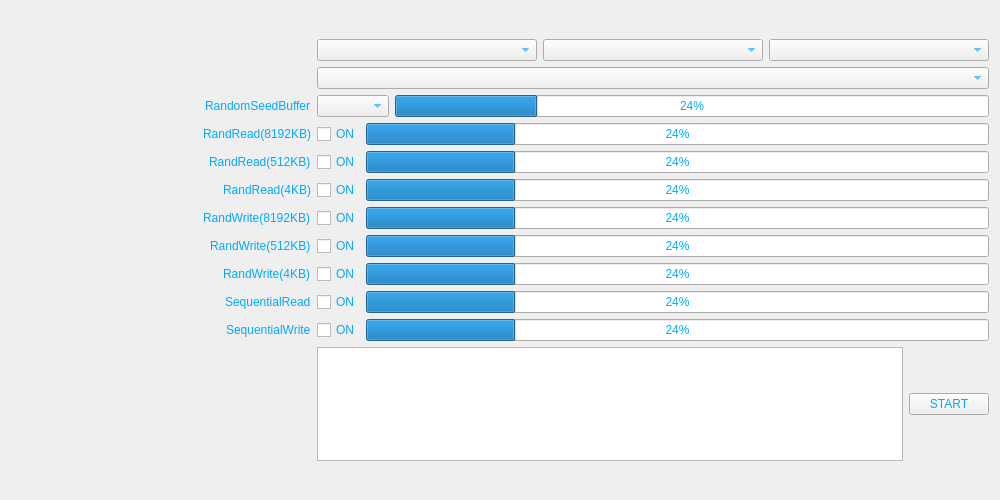
<?xml version="1.0" encoding="UTF-8"?>
<ui version="4.0">
 <class>BenchmarkWidget</class>
 <widget class="QWidget" name="BenchmarkWidget">
  <property name="geometry">
   <rect>
    <x>0</x>
    <y>0</y>
    <width>1000</width>
    <height>500</height>
   </rect>
  </property>
  <property name="maximumSize">
   <size>
    <width>1000</width>
    <height>500</height>
   </size>
  </property>
  <property name="windowTitle">
   <string>Form</string>
  </property>
  <property name="styleSheet">
   <string notr="true">color: rgb(0, 170, 255);</string>
  </property>
  <property name="locale">
   <locale language="English" country="UnitedStates"/>
  </property>
  <layout class="QFormLayout" name="formLayout">
   <property name="labelAlignment">
    <set>Qt::AlignRight|Qt::AlignTrailing|Qt::AlignVCenter</set>
   </property>
   <property name="formAlignment">
    <set>Qt::AlignLeading|Qt::AlignLeft|Qt::AlignTop</set>
   </property>
   <item row="0" column="0" colspan="2">
    <spacer name="verticalSpacer_2">
     <property name="orientation">
      <enum>Qt::Vertical</enum>
     </property>
     <property name="sizeHint" stdset="0">
      <size>
       <width>20</width>
       <height>100</height>
      </size>
     </property>
    </spacer>
   </item>
   <item row="1" column="1">
    <layout class="QHBoxLayout" name="horizontalLayout">
     <item>
      <widget class="QComboBox" name="comboThread"/>
     </item>
     <item>
      <widget class="QComboBox" name="comboStrength"/>
     </item>
     <item>
      <widget class="QComboBox" name="comboLoop"/>
     </item>
    </layout>
   </item>
   <item row="2" column="1">
    <layout class="QVBoxLayout" name="verticalLayout12">
     <item>
      <widget class="QComboBox" name="comboModel"/>
     </item>
    </layout>
   </item>
   <item row="3" column="0">
    <widget class="QLabel" name="label">
     <property name="text">
      <string>RandomSeedBuffer</string>
     </property>
    </widget>
   </item>
   <item row="3" column="1">
    <layout class="QHBoxLayout" name="horizontalLayout1">
     <item>
      <widget class="QComboBox" name="comboRand"/>
     </item>
     <item>
      <widget class="QProgressBar" name="progressRand">
       <property name="value">
        <number>24</number>
       </property>
      </widget>
     </item>
    </layout>
   </item>
   <item row="4" column="0">
    <widget class="QLabel" name="label_2">
     <property name="text">
      <string>RandRead(8192KB)</string>
     </property>
    </widget>
   </item>
   <item row="4" column="1">
    <layout class="QHBoxLayout" name="horizontalLayout2">
     <item>
      <widget class="QCheckBox" name="checkRR8192">
       <property name="text">
        <string>ON</string>
       </property>
      </widget>
     </item>
     <item>
      <widget class="QProgressBar" name="progressRR8192">
       <property name="value">
        <number>24</number>
       </property>
      </widget>
     </item>
    </layout>
   </item>
   <item row="5" column="0">
    <widget class="QLabel" name="label_3">
     <property name="text">
      <string>RandRead(512KB)</string>
     </property>
    </widget>
   </item>
   <item row="5" column="1">
    <layout class="QHBoxLayout" name="horizontalLayout3">
     <item>
      <widget class="QCheckBox" name="checkRR512">
       <property name="text">
        <string>ON</string>
       </property>
      </widget>
     </item>
     <item>
      <widget class="QProgressBar" name="progressRR512">
       <property name="value">
        <number>24</number>
       </property>
      </widget>
     </item>
    </layout>
   </item>
   <item row="6" column="0">
    <widget class="QLabel" name="label_4">
     <property name="text">
      <string>RandRead(4KB)</string>
     </property>
    </widget>
   </item>
   <item row="6" column="1">
    <layout class="QHBoxLayout" name="horizontalLayout4">
     <item>
      <widget class="QCheckBox" name="checkBoxRR4">
       <property name="text">
        <string>ON</string>
       </property>
      </widget>
     </item>
     <item>
      <widget class="QProgressBar" name="progressRR4">
       <property name="value">
        <number>24</number>
       </property>
      </widget>
     </item>
    </layout>
   </item>
   <item row="7" column="0">
    <widget class="QLabel" name="label_5">
     <property name="text">
      <string>RandWrite(8192KB)</string>
     </property>
    </widget>
   </item>
   <item row="7" column="1">
    <layout class="QHBoxLayout" name="horizontalLayout5">
     <item>
      <widget class="QCheckBox" name="checkBoxRW8192">
       <property name="text">
        <string>ON</string>
       </property>
      </widget>
     </item>
     <item>
      <widget class="QProgressBar" name="progressRW8192">
       <property name="value">
        <number>24</number>
       </property>
      </widget>
     </item>
    </layout>
   </item>
   <item row="8" column="0">
    <widget class="QLabel" name="label_6">
     <property name="text">
      <string>RandWrite(512KB)</string>
     </property>
    </widget>
   </item>
   <item row="8" column="1">
    <layout class="QHBoxLayout" name="horizontalLayout6">
     <item>
      <widget class="QCheckBox" name="checkBoxRW512">
       <property name="text">
        <string>ON</string>
       </property>
      </widget>
     </item>
     <item>
      <widget class="QProgressBar" name="progressRW512">
       <property name="value">
        <number>24</number>
       </property>
      </widget>
     </item>
    </layout>
   </item>
   <item row="9" column="0">
    <widget class="QLabel" name="label_7">
     <property name="text">
      <string>RandWrite(4KB)</string>
     </property>
    </widget>
   </item>
   <item row="9" column="1">
    <layout class="QHBoxLayout" name="horizontalLayout7">
     <item>
      <widget class="QCheckBox" name="checkRW4">
       <property name="text">
        <string>ON</string>
       </property>
      </widget>
     </item>
     <item>
      <widget class="QProgressBar" name="progressRW4">
       <property name="value">
        <number>24</number>
       </property>
      </widget>
     </item>
    </layout>
   </item>
   <item row="10" column="0">
    <widget class="QLabel" name="label_8">
     <property name="text">
      <string>SequentialRead</string>
     </property>
    </widget>
   </item>
   <item row="10" column="1">
    <layout class="QHBoxLayout" name="horizontalLayout8">
     <item>
      <widget class="QCheckBox" name="checkSR">
       <property name="text">
        <string>ON</string>
       </property>
      </widget>
     </item>
     <item>
      <widget class="QProgressBar" name="progressSR">
       <property name="value">
        <number>24</number>
       </property>
      </widget>
     </item>
    </layout>
   </item>
   <item row="11" column="0">
    <widget class="QLabel" name="label_9">
     <property name="text">
      <string>SequentialWrite</string>
     </property>
    </widget>
   </item>
   <item row="11" column="1">
    <layout class="QHBoxLayout" name="horizontalLayout9">
     <item>
      <widget class="QCheckBox" name="checkSW">
       <property name="text">
        <string>ON</string>
       </property>
      </widget>
     </item>
     <item>
      <widget class="QProgressBar" name="progressSW">
       <property name="value">
        <number>24</number>
       </property>
      </widget>
     </item>
    </layout>
   </item>
   <item row="12" column="1">
    <layout class="QHBoxLayout" name="horizontalLayout11">
     <item>
      <widget class="QListView" name="listResult"/>
     </item>
     <item>
      <widget class="QPushButton" name="pushStart">
       <property name="text">
        <string>START</string>
       </property>
      </widget>
     </item>
    </layout>
   </item>
   <item row="13" column="0">
    <spacer name="horizontalSpacer">
     <property name="orientation">
      <enum>Qt::Horizontal</enum>
     </property>
     <property name="sizeHint" stdset="0">
      <size>
       <width>300</width>
       <height>20</height>
      </size>
     </property>
    </spacer>
   </item>
   <item row="13" column="1">
    <spacer name="verticalSpacer">
     <property name="orientation">
      <enum>Qt::Vertical</enum>
     </property>
     <property name="sizeHint" stdset="0">
      <size>
       <width>20</width>
       <height>100</height>
      </size>
     </property>
    </spacer>
   </item>
  </layout>
 </widget>
 <resources/>
 <connections/>
</ui>
